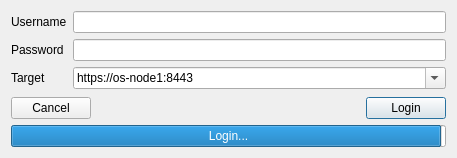
<?xml version="1.0" encoding="UTF-8"?>
<ui version="4.0">
 <class>LoginDialog</class>
 <widget class="QDialog" name="LoginDialog">
  <property name="geometry">
   <rect>
    <x>0</x>
    <y>0</y>
    <width>457</width>
    <height>158</height>
   </rect>
  </property>
  <property name="windowTitle">
   <string>Login</string>
  </property>
  <property name="modal">
   <bool>true</bool>
  </property>
  <layout class="QGridLayout" name="gridLayout_3">
   <item row="0" column="0">
    <layout class="QGridLayout" name="gridLayout_2">
     <item row="0" column="0">
      <layout class="QGridLayout" name="gridLayout">
       <item row="0" column="0">
        <widget class="QLabel" name="label">
         <property name="text">
          <string>Username</string>
         </property>
        </widget>
       </item>
       <item row="0" column="1">
        <widget class="QLineEdit" name="username"/>
       </item>
       <item row="1" column="0">
        <widget class="QLabel" name="label_2">
         <property name="text">
          <string>Password</string>
         </property>
        </widget>
       </item>
       <item row="1" column="1">
        <widget class="QLineEdit" name="password">
         <property name="echoMode">
          <enum>QLineEdit::Password</enum>
         </property>
        </widget>
       </item>
       <item row="2" column="0">
        <widget class="QLabel" name="label_3">
         <property name="text">
          <string>Target</string>
         </property>
        </widget>
       </item>
       <item row="2" column="1">
        <widget class="QComboBox" name="target">
         <property name="editable">
          <bool>true</bool>
         </property>
         <property name="currentText">
          <string>https://os-node1:8443</string>
         </property>
         <item>
          <property name="text">
           <string>https://os-node1:8443</string>
          </property>
         </item>
        </widget>
       </item>
      </layout>
     </item>
     <item row="1" column="0">
      <spacer name="verticalSpacer">
       <property name="orientation">
        <enum>Qt::Vertical</enum>
       </property>
       <property name="sizeHint" stdset="0">
        <size>
         <width>17</width>
         <height>13</height>
        </size>
       </property>
      </spacer>
     </item>
     <item row="2" column="0">
      <layout class="QHBoxLayout" name="horizontalLayout_3">
       <item>
        <widget class="QPushButton" name="cancel">
         <property name="text">
          <string>Cancel</string>
         </property>
        </widget>
       </item>
       <item>
        <spacer name="horizontalSpacer">
         <property name="orientation">
          <enum>Qt::Horizontal</enum>
         </property>
         <property name="sizeHint" stdset="0">
          <size>
           <width>40</width>
           <height>20</height>
          </size>
         </property>
        </spacer>
       </item>
       <item>
        <widget class="QPushButton" name="login">
         <property name="text">
          <string>Login</string>
         </property>
         <property name="default">
          <bool>true</bool>
         </property>
        </widget>
       </item>
      </layout>
     </item>
    </layout>
   </item>
   <item row="1" column="0">
    <widget class="QProgressBar" name="progressBar">
     <property name="value">
      <number>99</number>
     </property>
     <property name="orientation">
      <enum>Qt::Horizontal</enum>
     </property>
     <property name="textDirection">
      <enum>QProgressBar::TopToBottom</enum>
     </property>
     <property name="format">
      <string>Login...</string>
     </property>
    </widget>
   </item>
  </layout>
 </widget>
 <resources/>
 <connections/>
</ui>
